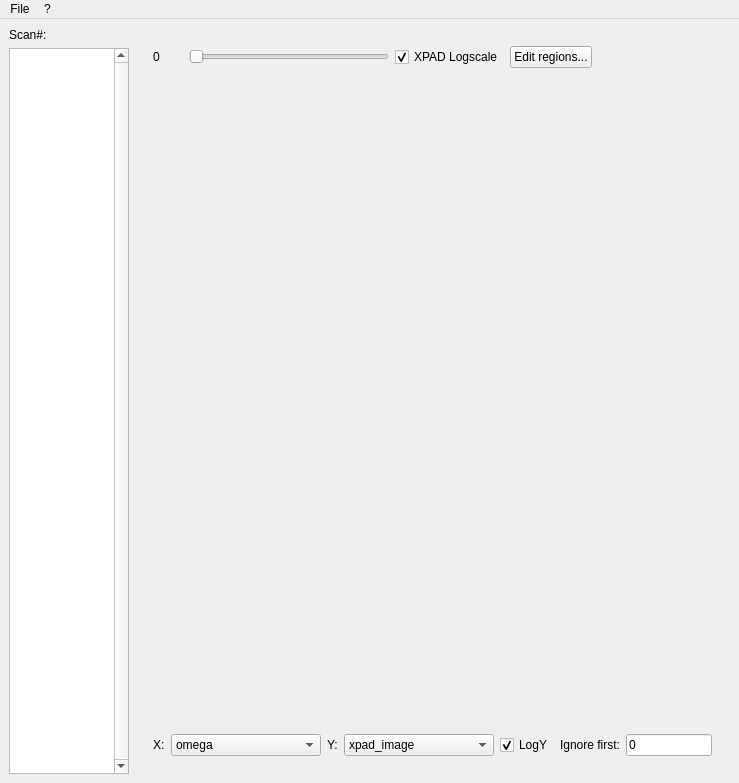
<?xml version="1.0" encoding="UTF-8"?>
<ui version="4.0">
 <class>MainWindow</class>
 <widget class="QMainWindow" name="MainWindow">
  <property name="geometry">
   <rect>
    <x>0</x>
    <y>0</y>
    <width>739</width>
    <height>783</height>
   </rect>
  </property>
  <property name="sizePolicy">
   <sizepolicy hsizetype="Preferred" vsizetype="Preferred">
    <horstretch>0</horstretch>
    <verstretch>0</verstretch>
   </sizepolicy>
  </property>
  <property name="windowTitle">
   <string>XRD Viewer</string>
  </property>
  <widget class="QWidget" name="centralwidget">
   <property name="sizePolicy">
    <sizepolicy hsizetype="Preferred" vsizetype="Preferred">
     <horstretch>0</horstretch>
     <verstretch>0</verstretch>
    </sizepolicy>
   </property>
   <layout class="QHBoxLayout" name="horizontalLayout_3">
    <item>
     <layout class="QVBoxLayout" name="verticalLayout_3" stretch="1,0">
      <property name="sizeConstraint">
       <enum>QLayout::SetMinimumSize</enum>
      </property>
      <item>
       <widget class="QLabel" name="label_4">
        <property name="sizePolicy">
         <sizepolicy hsizetype="Fixed" vsizetype="Fixed">
          <horstretch>0</horstretch>
          <verstretch>0</verstretch>
         </sizepolicy>
        </property>
        <property name="text">
         <string>Scan#:</string>
        </property>
       </widget>
      </item>
      <item>
       <widget class="QListWidget" name="listWidget">
        <property name="sizePolicy">
         <sizepolicy hsizetype="Fixed" vsizetype="Expanding">
          <horstretch>0</horstretch>
          <verstretch>0</verstretch>
         </sizepolicy>
        </property>
        <property name="minimumSize">
         <size>
          <width>120</width>
          <height>0</height>
         </size>
        </property>
        <property name="maximumSize">
         <size>
          <width>120</width>
          <height>16777215</height>
         </size>
        </property>
        <property name="verticalScrollBarPolicy">
         <enum>Qt::ScrollBarAlwaysOn</enum>
        </property>
        <property name="horizontalScrollBarPolicy">
         <enum>Qt::ScrollBarAlwaysOff</enum>
        </property>
        <property name="selectionMode">
         <enum>QAbstractItemView::ExtendedSelection</enum>
        </property>
       </widget>
      </item>
     </layout>
    </item>
    <item>
     <widget class="QFrame" name="plotFrame">
      <layout class="QVBoxLayout" name="verticalLayout_2" stretch="0,0,0,0">
       <item>
        <widget class="QWidget" name="widget" native="true">
         <property name="sizePolicy">
          <sizepolicy hsizetype="Maximum" vsizetype="Maximum">
           <horstretch>0</horstretch>
           <verstretch>0</verstretch>
          </sizepolicy>
         </property>
         <layout class="QGridLayout" name="gridLayout">
          <item row="0" column="2" colspan="2">
           <widget class="QSlider" name="ScanSlider">
            <property name="minimumSize">
             <size>
              <width>200</width>
              <height>0</height>
             </size>
            </property>
            <property name="maximum">
             <number>0</number>
            </property>
            <property name="orientation">
             <enum>Qt::Horizontal</enum>
            </property>
           </widget>
          </item>
          <item row="0" column="4" colspan="2">
           <widget class="QCheckBox" name="XpadLogScale">
            <property name="text">
             <string>XPAD Logscale</string>
            </property>
            <property name="checked">
             <bool>true</bool>
            </property>
           </widget>
          </item>
          <item row="0" column="6">
           <widget class="QPushButton" name="regionButton">
            <property name="text">
             <string>Edit regions...</string>
            </property>
           </widget>
          </item>
          <item row="0" column="0">
           <widget class="QLabel" name="label_5">
            <property name="minimumSize">
             <size>
              <width>30</width>
              <height>0</height>
             </size>
            </property>
            <property name="text">
             <string>0</string>
            </property>
           </widget>
          </item>
         </layout>
        </widget>
       </item>
       <item>
        <widget class="QWidget" name="XpadWidget" native="true">
         <property name="sizePolicy">
          <sizepolicy hsizetype="MinimumExpanding" vsizetype="MinimumExpanding">
           <horstretch>0</horstretch>
           <verstretch>0</verstretch>
          </sizepolicy>
         </property>
         <property name="minimumSize">
          <size>
           <width>200</width>
           <height>300</height>
          </size>
         </property>
         <layout class="QVBoxLayout" name="PlotLayout"/>
        </widget>
       </item>
       <item>
        <widget class="QWidget" name="PlotWidget" native="true">
         <property name="sizePolicy">
          <sizepolicy hsizetype="MinimumExpanding" vsizetype="MinimumExpanding">
           <horstretch>0</horstretch>
           <verstretch>0</verstretch>
          </sizepolicy>
         </property>
         <property name="minimumSize">
          <size>
           <width>200</width>
           <height>300</height>
          </size>
         </property>
         <layout class="QVBoxLayout" name="XpadLayout"/>
        </widget>
       </item>
       <item>
        <widget class="QFrame" name="frame">
         <property name="sizePolicy">
          <sizepolicy hsizetype="Maximum" vsizetype="Maximum">
           <horstretch>0</horstretch>
           <verstretch>0</verstretch>
          </sizepolicy>
         </property>
         <layout class="QHBoxLayout" name="horizontalLayout">
          <item>
           <widget class="QLabel" name="label_2">
            <property name="text">
             <string>X:</string>
            </property>
           </widget>
          </item>
          <item>
           <widget class="QComboBox" name="xBox">
            <property name="minimumSize">
             <size>
              <width>150</width>
              <height>0</height>
             </size>
            </property>
            <item>
             <property name="text">
              <string>omega</string>
             </property>
            </item>
           </widget>
          </item>
          <item>
           <widget class="QLabel" name="label_3">
            <property name="text">
             <string>Y:</string>
            </property>
           </widget>
          </item>
          <item>
           <widget class="QComboBox" name="yBox">
            <property name="minimumSize">
             <size>
              <width>150</width>
              <height>0</height>
             </size>
            </property>
            <item>
             <property name="text">
              <string>xpad_image</string>
             </property>
            </item>
           </widget>
          </item>
          <item>
           <widget class="QCheckBox" name="PlotLogScale">
            <property name="text">
             <string>LogY</string>
            </property>
            <property name="checked">
             <bool>true</bool>
            </property>
           </widget>
          </item>
          <item>
           <widget class="QLabel" name="label">
            <property name="text">
             <string>Ignore first:</string>
            </property>
           </widget>
          </item>
          <item>
           <widget class="QLineEdit" name="PlotOffset">
            <property name="text">
             <string>0</string>
            </property>
           </widget>
          </item>
         </layout>
        </widget>
       </item>
      </layout>
     </widget>
    </item>
   </layout>
  </widget>
  <widget class="QMenuBar" name="menubar">
   <property name="geometry">
    <rect>
     <x>0</x>
     <y>0</y>
     <width>739</width>
     <height>20</height>
    </rect>
   </property>
   <widget class="QMenu" name="menuFile">
    <property name="title">
     <string>File</string>
    </property>
    <addaction name="actionOpen"/>
    <addaction name="actionLoad_Mask"/>
    <addaction name="actionRefresh"/>
    <addaction name="separator"/>
    <addaction name="actionSave_Graph"/>
    <addaction name="separator"/>
    <addaction name="actionClose"/>
   </widget>
   <widget class="QMenu" name="menu">
    <property name="title">
     <string>?</string>
    </property>
    <addaction name="actionAbout"/>
   </widget>
   <addaction name="menuFile"/>
   <addaction name="menu"/>
  </widget>
  <action name="actionOpen">
   <property name="text">
    <string>Open...</string>
   </property>
   <property name="shortcut">
    <string>Ctrl+O</string>
   </property>
  </action>
  <action name="actionClose">
   <property name="text">
    <string>Close</string>
   </property>
  </action>
  <action name="actionRefresh">
   <property name="text">
    <string>Refresh</string>
   </property>
  </action>
  <action name="actionLoad_Mask">
   <property name="text">
    <string>Load Mask...</string>
   </property>
   <property name="shortcut">
    <string>Ctrl+M</string>
   </property>
  </action>
  <action name="actionAbout">
   <property name="text">
    <string>About...</string>
   </property>
  </action>
  <action name="actionSave_Graph">
   <property name="enabled">
    <bool>false</bool>
   </property>
   <property name="text">
    <string>Save Graph...</string>
   </property>
   <property name="shortcut">
    <string>Ctrl+S</string>
   </property>
  </action>
 </widget>
 <resources/>
 <connections>
  <connection>
   <sender>ScanSlider</sender>
   <signal>valueChanged(int)</signal>
   <receiver>label_5</receiver>
   <slot>setNum(int)</slot>
   <hints>
    <hint type="sourcelabel">
     <x>240</x>
     <y>60</y>
    </hint>
    <hint type="destinationlabel">
     <x>161</x>
     <y>60</y>
    </hint>
   </hints>
  </connection>
 </connections>
</ui>
